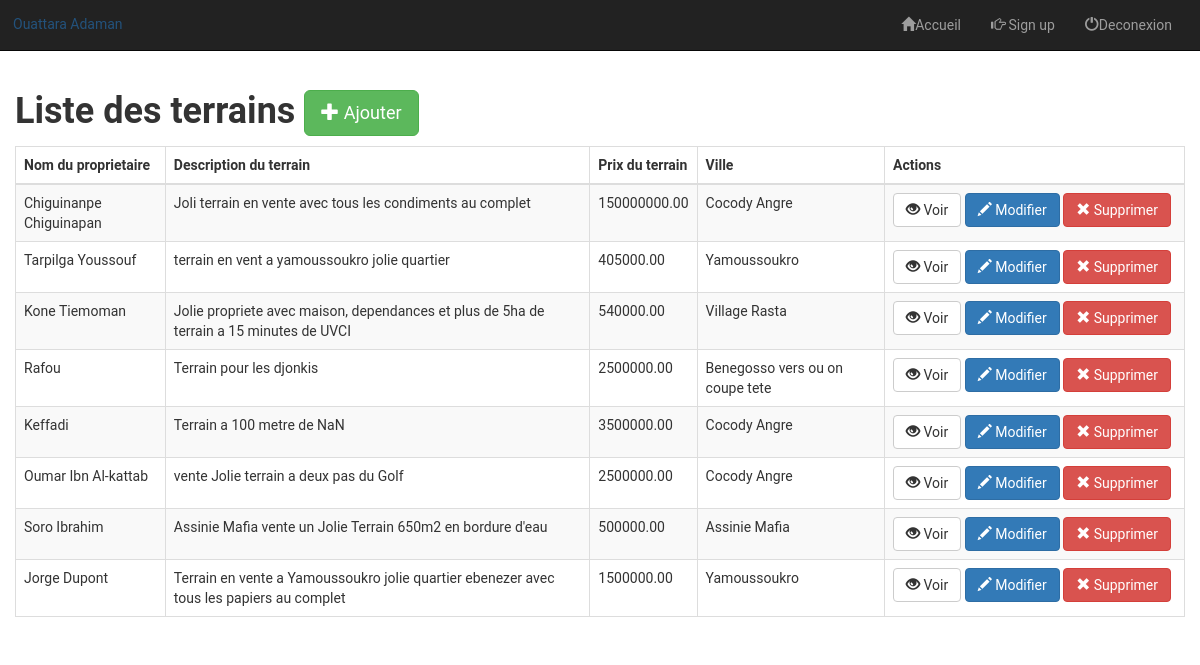
/admin/index.php (signed in), run on the app's committed database.
### tables this page shows
CREATE TABLE `items` (
  `id` int(11) NOT NULL,
  `name` varchar(100) NOT NULL,
  `description` varchar(255) NOT NULL,
  `price` float NOT NULL,
  `image` varchar(255) NOT NULL,
  `category` int(11) NOT NULL
);

CREATE TABLE `categories` (
  `id` int(11) NOT NULL,
  `name` varchar(100) NOT NULL
);

### admin/index.php (the view, shortened to what this page needs)
<!DOCTYPE html>
<html lang="en">
    <head>
        <link rel="stylesheet" href="https://maxcdn.bootstrapcdn.com/bootstrap/3.3.6/css/bootstrap.min.css">
        <link href="../b.css" rel="stylesheet">
    </head>
    <body style="background-image: url('https://mdbootstrap.com/img/Photos/Others/architecture.jpg');background-attachment: fixed;background-repeat:  no-repeat;background-size:  cover;font-family: Roboto, serif;">
        <div>
            <?php include('../menu.php'); ?>
        </div>
        <div class="container admin">
            <div class="row" style="padding-top: 5em;">
                <h1><strong>Liste des terrains   </strong><a href="insert.php" class="btn btn-success btn-lg"><span class="glyphicon glyphicon-plus"></span> Ajouter</a></h1>
                <table class="table table-striped table-bordered">
                  <thead>
                    <tr>
                      <th>Nom du proprietaire</th>
                      <th>Description du terrain</th>
                      <th>Prix du terrain</th>
                      <th>Ville</th>
                      <th>Actions</th>
                    </tr>
                  </thead>
                  <tbody>
                      <?php
                        $db = Database::connect();
                        $statement = $db->query('SELECT items.id, items.name, items.description, items.price, categories.name AS category FROM items LEFT JOIN categories ON items.category = categories.id ORDER BY items.id DESC');
                        while($item = $statement->fetch())
                        {
                            echo '<tr>';
                            echo '<td>'. $item['name'] . '</td>';
                            echo '<td>'. $item['description'] . '</td>';
                            echo '<td>'. number_format($item['price'], 2, '.', '') . '</td>';
                            echo '<td>'. $item['category'] . '</td>';
                            echo '<td width=300>';
                            echo '<a class="btn btn-default" href="view.php?id='.$item['id'].'"><span class="glyphicon glyphicon-eye-open"></span> Voir</a>';
                            echo '<a class="btn btn-primary" href="update.php?id='.$item['id'].'"><span class="glyphicon glyphicon-pencil"></span> Modifier</a>';
                            echo '<a class="btn btn-danger" href="delete.php?id='.$item['id'].'"><span class="glyphicon glyphicon-remove"></span> Supprimer</a>';
                            echo '</td>';
                            echo '</tr>';
                        }
                      ?>
                  </tbody>
                </table>
            </div>
        </div>
    </body>
</html>

### b.css (style rules this page uses)
body { margin: 0; padding: 0px; width: 100%; }

### data on the page
items: name "Chiguinanpe Chiguinapan", description "Joli terrain en vente avec tous les condiments au complet", price "150000000.00", category.name "Cocody Angre"
items: name "Tarpilga Youssouf", description "terrain en vent a yamoussoukro jolie quartier", price "405000.00", category.name "Yamoussoukro"
items: name "Kone Tiemoman", description "Jolie propriete avec maison, dependances et plus de 5ha de terrain a 15 minutes de UVCI", price "540000.00", category.name "Village Rasta"
items: name "Rafou", description "Terrain pour les djonkis", price "2500000.00", category.name "Benegosso vers ou on coupe tete"
items: name "Keffadi", description "Terrain a 100 metre de NaN", price "3500000.00", category.name "Cocody Angre"
items: name "Oumar Ibn Al-kattab", description "vente Jolie terrain a deux pas du Golf", price "2500000.00", category.name "Cocody Angre"
items: name "Soro Ibrahim", description "Assinie Mafia vente un Jolie Terrain 650m2 en bordure d'eau", price "500000.00", category.name "Assinie Mafia"
items: name "Jorge Dupont", description "Terrain en vente a Yamoussoukro jolie quartier ebenezer avec tous les papiers au complet", price "1500000.00", category.name "Yamoussoukro"

### other printed values
$_SESSION['name'] "Ouattara"
$_SESSION['lastname'] "Adaman"
